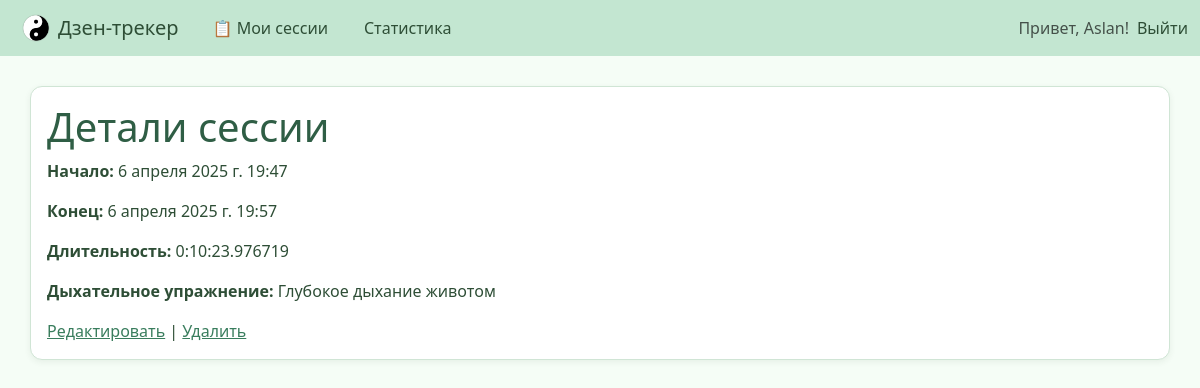
Screenshot of /session/2/ (signed in) with the database file from the repository.
### tracker/models.py (models this page shows, shortened)
class RestSession(models.Model):
    user = models.ForeignKey(User, on_delete=models.CASCADE)
    start_time = models.DateTimeField(default=now)
    end_time = models.DateTimeField(null=True, blank=True)
    meditation = models.ForeignKey('Meditation', null=True, blank=True, on_delete=models.SET_NULL)
    breathing_exercise = models.ForeignKey('BreathingExercise', null=True, blank=True, on_delete=models.SET_NULL)
    def duration(self):
        if self.end_time:
            return self.end_time - self.start_time
        return None

class BreathingExercise(models.Model):
    title = models.CharField(max_length=255)
    description = models.TextField()
    image = models.ImageField(upload_to='meditation_images/', null=True, blank=True)
    instructions = models.TextField(blank=True, null=True)
    duration = models.PositiveIntegerField(help_text="Длительность в минутах")

### tracker/views.py (the view)
# urls.py: path('session/<int:pk>/', views.RestSessionDetailView.as_view(), name='restsession_detail'),
class RestSessionDetailView(LoginRequiredMixin, UserPassesTestMixin, DetailView):
    model = RestSession
    template_name = 'restsession_detail.html'
    def test_func(self):
        return self.get_object().user == self.request.user or self.request.user.is_staff

### templates/restsession_detail.html (shortened to what this page needs)
{% extends 'base.html' %}
{% block content %}
    <h1>Детали сессии</h1>
    <p><strong>Начало:</strong> {{ object.start_time }}</p>
    <p><strong>Конец:</strong> {{ object.end_time|default:"в процессе" }}</p>
    <p><strong>Длительность:</strong> {{ object.duration|default:"в процессе" }}</p>
    {% if object.breathing_exercise %}
        <p><strong>Дыхательное упражнение:</strong> {{ object.breathing_exercise.title }}</p>
    {% endif %}
    <a href="{% url 'restsession_update' object.pk %}">Редактировать</a> |
    <a href="{% url 'restsession_delete' object.pk %}">Удалить</a>
{% endblock %}

### templates/partials/navbar.html (shortened to what this page needs)
{% load static %}
<nav class="navbar navbar-expand-lg navbar-light bg-grey mb-4">
  <div class="container-fluid">
    <a class="navbar-brand d-flex align-items-center gap-2" href="{% url 'home' %}">
  <img src="{% static 'images/icon.png' %}" alt="Логотип" width="28" height="28" class="d-inline-block align-text-top">
  Дзен-трекер
    </a>
    <div class="collapse navbar-collapse" id="navbarNav">
      <ul class="navbar-nav me-auto">
        {% if user.is_authenticated %}
        <li class="nav-item">
          <a class="nav-link" href="{% url 'restsession_list' %}">📋 Мои сессии</a>
        </li>
        {% endif %}
        <a href="{% url 'statistics' %}" class="nav-link">Статистика</a>
      </ul>
      <ul class="navbar-nav">
        {% if user.is_authenticated %}
        <li class="nav-item">
          <span class="navbar-text me-2">Привет, {{ user.username }}!</span>
       <li class="nav-item">
            <form method="post" action="{% url 'logout' %}" style="display: inline;">
              <button type="submit" class="btn nav-link" style="background: none; border: none; padding: 0; color: #0d6efd;">
                Выйти
              </button>
            </form>
          </li>
        {% endif %}
      </ul>
    </div>
  </div>
</nav>

### static/styles.css (style rules this page uses)
body { font-family: Arial, sans-serif; background-color: #f4f4f4; color: #333; margin: 0; padding: 0; }
nav { background: #333; color: white; padding: 10px; text-align: center; }
nav a { color: white; margin: 0 10px; text-decoration: none; }

### static/pastel.css (style rules this page uses)
body { background-color: #f5fdf6; color: #2e4e36; font-family: 'Segoe UI', sans-serif; }
h1, h2, h3, h4, h5 { color: #2f5e45; }
.btn { border-radius: 10px; font-weight: 500; transition: background-color 0.3s ease; }
img { border-radius: 8px; }
a { color: #397d5d; }
.navbar { background-color: #c3e6d1; }
.navbar-brand, .nav-link { color: #2e4e36 !important; }

### rows the page displays
RestSession: start_time "6 апреля 2025 г. 19:47", end_time "6 апреля 2025 г. 19:57", duration "0:10:23.976719", breathing_exercise "Глубокое дыхание животом"

### other values shown
{{ user.username }} "Aslan"
